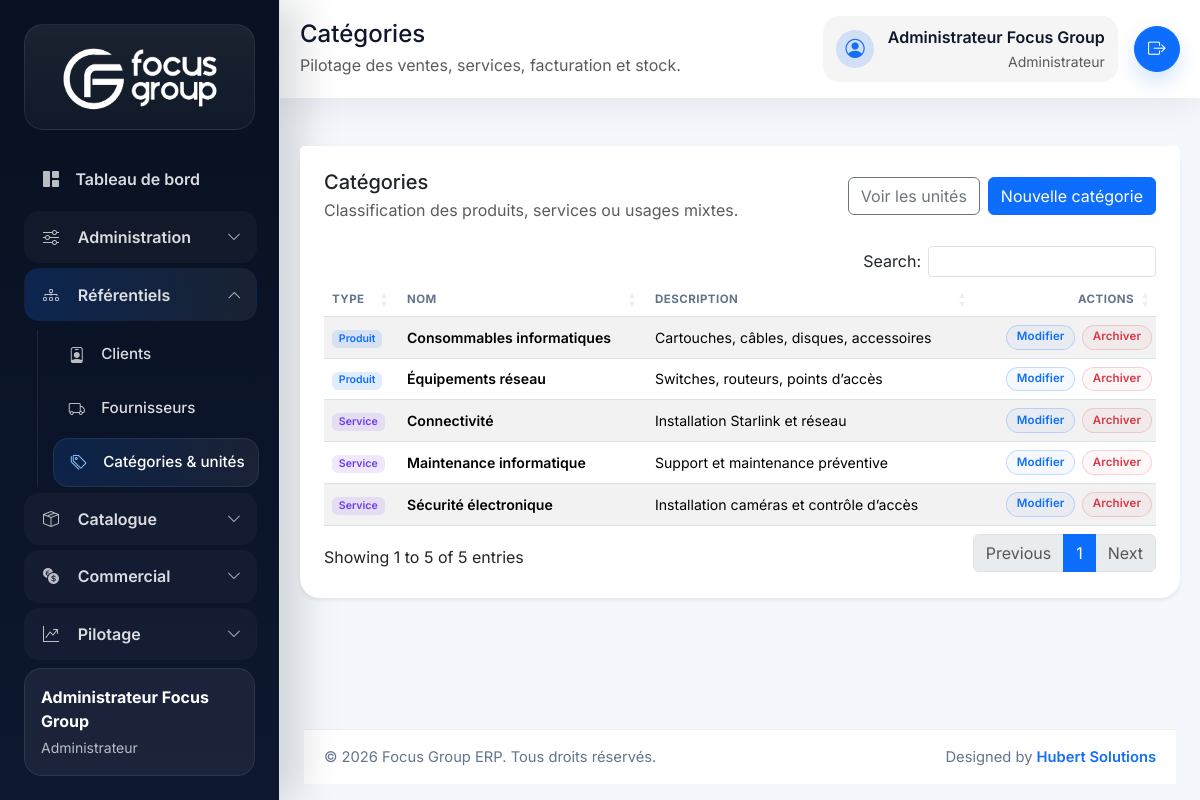
The app's page /index.php/categories (signed in) with its own data.
### tables this page shows
CREATE TABLE categories (
    id BIGINT UNSIGNED AUTO_INCREMENT PRIMARY KEY,
    type ENUM('product', 'service', 'mixed') NOT NULL DEFAULT 'product',
    name VARCHAR(120) NOT NULL,
    description VARCHAR(255) NULL,
    deleted_at DATETIME NULL,
    created_at DATETIME NOT NULL DEFAULT CURRENT_TIMESTAMP,
    updated_at DATETIME NOT NULL DEFAULT CURRENT_TIMESTAMP ON UPDATE CURRENT_TIMESTAMP,
    UNIQUE KEY uq_categories_type_name (type, name)
);

### app/Core/Controller.php (called while the page is built, shortened)
<?php
class Controller
{
    public function render(string $view, array $data = [], string $layout = 'app'): void
    {
        extract($data, EXTR_SKIP);
        $viewFile = view_path($view);
        require $viewFile;
    }
}

### app/Controllers/CategoryController.php (called while the page is built, shortened)
<?php
final class CategoryController extends Controller
{
    public function index(): void
    {
        $this->render('categories.index', [
            'pageTitle' => 'Catégories',
            'categories' => (new Category())->all(),
        ]);
    }
}

### app/Core/Router.php (called while the page is built, shortened)
<?php
final class Router
{
    private array $routes = [];
    private function addRoute(string $method, string $uri, array $action, array $middleware = []): void
    {
        $this->routes[$method][$this->normalizePath($uri)] = [
            'action' => $action,
            'middleware' => $middleware,
        ];
    }
    public function dispatch(string $method, string $uri): void
    {
        $path = $this->normalizeRequestUri($uri);
        $route = $this->routes[$method][$path] ?? null;
        try {
            [$controllerClass, $controllerMethod] = $route['action'];
            $controller = new $controllerClass();
            $controller->{$controllerMethod}();
        } catch (Throwable $throwable) {
            http_response_code(500);
            $this->renderError(500, 'Erreur interne', $throwable->getMessage());
        }
    }
    private function normalizeRequestUri(string $uri): string
    {
        $path = parse_url($uri, PHP_URL_PATH) ?: '/';
        if ($path === '/index.php') {
            $path = '/';
        } elseif (str_starts_with($path, '/index.php/')) {
            $path = substr($path, strlen('/index.php')) ?: '/';
        }
        return $this->normalizePath($path);
    }
    private function normalizePath(string $path): string
    {
        $path = '/' . trim($path, '/');
        return $path === '//' ? '/' : (rtrim($path, '/') ?: '/');
    }
}

### index.php (called while the page is built, shortened)
<?php
$appConfig = require __DIR__ . '/config/app.php';
if (($appConfig['base_url'] ?? '') === '') {
    $scriptName = str_replace('\\', '/', (string) ($_SERVER['SCRIPT_NAME'] ?? ''));
    $basePath = str_replace('\\', '/', dirname($scriptName));
    $appConfig['base_url'] = $basePath === '/' || $basePath === '.' ? '' : rtrim($basePath, '/');
}
$GLOBALS['config'] = [
    'app' => $appConfig,
    'database' => file_exists(__DIR__ . '/config/database.local.php')
        ? require __DIR__ . '/config/database.local.php'
        : require __DIR__ . '/config/database.php',
];
require __DIR__ . '/app/Helpers/functions.php';
spl_autoload_register(static function (string $class): void {
    $prefix = 'App\\';
    $baseDir = __DIR__ . '/app/';
    $relativeClass = substr($class, strlen($prefix));
    $file = $baseDir . str_replace('\\', '/', $relativeClass) . '.php';
});
$router = new Router();
$router->dispatch($_SERVER['REQUEST_METHOD'] ?? 'GET', $_SERVER['REQUEST_URI'] ?? '/');

### app/Helpers/functions.php (called while the page is built, shortened)
<?php
if (!function_exists('config')) {
    function config(?string $key = null, mixed $default = null): mixed
    {
        $config = $GLOBALS['config'] ?? [];
        $segments = explode('.', $key);
        $value = $config;
        foreach ($segments as $segment) {
            $value = $value[$segment];
        }
        return $value;
    }
}
if (!function_exists('url')) {
    function url(string $path = ''): string
    {
        $baseUrl = rtrim((string) config('app.base_url', ''), '/');
        $path = '/' . ltrim($path, '/');
        $routePrefix = rtrim((string) config('app.route_prefix', ''), '/');
        if (str_starts_with($path, '/public/')) {
            return ($baseUrl === '' ? '' : $baseUrl) . $path;
        }
        $prefix = $routePrefix === '' ? '' : $routePrefix;
        return ($baseUrl === '' ? '' : $baseUrl) . $prefix . $path;
    }
}
if (!function_exists('e')) {
    function e(?string $value): string
    {
        return htmlspecialchars((string) $value, ENT_QUOTES, 'UTF-8');
    }
}
if (!function_exists('category_type_badge_class')) {
    function category_type_badge_class(?string $type): string
    {
        return match (strtolower(trim((string) $type))) {
            'product' => 'badge-category badge-category-product',
            'service' => 'badge-category badge-category-service',
            'mixed' => 'badge-category badge-category-mixed',
            default => 'badge-category badge-category-default',
        };
    }
}
if (!function_exists('category_type_label')) {
    function category_type_label(?string $type): string
    {
        return match (strtolower(trim((string) $type))) {
            'product' => 'Produit',
            'service' => 'Service',
            'mixed' => 'Mixte',
            default => ucfirst(str_replace('_', ' ', trim((string) $type))),
        };
    }
}
if (!function_exists('user_has_role')) {
    function user_has_role(array|string $roles): bool
    {
        return Auth::hasRole($roles);
    }
}
if (!function_exists('user_is_admin')) {
    function user_is_admin(): bool
    {
        return user_has_role('administrateur');
    }
}

### app/Core/Model.php (called while the page is built, shortened)
<?php
abstract class Model
{
    public function __construct()
    {
        $this->db = Database::connection();
    }
}

### app/Core/Database.php (called while the page is built, shortened)
<?php
final class Database
{
    private static ?PDO $connection = null;
    public static function connection(): PDO
    {
        $config = config('database');
        $dsn = sprintf(
            'mysql:host=%s;port=%s;dbname=%s;charset=%s',
            $config['host'],
            $config['port'],
            $config['dbname'],
            $config['charset']
        );
        try {
            self::$connection = new PDO($dsn, $config['username'], $config['password'], $config['options']);
        } catch (PDOException $exception) {
            throw new RuntimeException('Connexion MySQL impossible : ' . $exception->getMessage());
        }
        return self::$connection;
    }
}

### app/Models/Category.php (called while the page is built, shortened)
<?php
final class Category extends Model
{
    public function all(): array
    {
        $statement = $this->db->query('SELECT * FROM categories WHERE deleted_at IS NULL ORDER BY type ASC, name ASC');
        return $statement->fetchAll();
    }
}

### app/Core/Session.php (called while the page is built, shortened)
<?php
final class Session
{
    public static function get(string $key, mixed $default = null): mixed
    {
        $segments = explode('.', $key);
        $value = $_SESSION;
        foreach ($segments as $segment) {
            $value = $value[$segment];
        }
        return $value;
    }
}

### app/Core/Auth.php (called while the page is built, shortened)
<?php
final class Auth
{
    public static function user(): ?array
    {
        $user = Session::get('auth.user');
        return is_array($user) ? $user : null;
    }
    public static function hasRole(array|string $roles): bool
    {
        $roles = (array) $roles;
        $currentRole = self::user()['role_code'] ?? null;
        return $currentRole !== null && in_array($currentRole, $roles, true);
    }
}

### app/Views/categories/index.php (the view, shortened to what this page needs)
<div class="card border-0 shadow-sm mb-4">
    <div class="card-header bg-white border-0 pt-4 px-4 d-flex justify-content-between align-items-center">
        <div>
            <h3 class="h5 mb-1">Catégories</h3>
            <p class="text-muted mb-0">Classification des produits, services ou usages mixtes.</p>
        </div>
        <div class="d-flex gap-2">
            <a href="<?= e(url('/units')); ?>" class="btn btn-outline-secondary">Voir les unités</a>
            <a href="<?= e(url('/categories/create')); ?>" class="btn btn-primary">Nouvelle catégorie</a>
        </div>
    </div>
    <div class="card-body px-4 pb-4">
        <div class="table-responsive">
            <table class="table table-striped align-middle js-datatable">
                <thead>
                    <tr>
                        <th>Type</th>
                        <th>Nom</th>
                        <th data-mobile-hidden="true">Description</th>
                        <th class="text-end">Actions</th>
                    </tr>
                </thead>
                <tbody>
                    <?php foreach ($categories as $category): ?>
                        <tr>
                            <td><span class="badge <?= e(category_type_badge_class($category['type'])); ?>"><?= e(category_type_label($category['type'])); ?></span></td>
                            <td class="fw-semibold"><?= e($category['name']); ?></td>
                            <td><?= e($category['description'] ?: '—'); ?></td>
                            <td class="text-end">
                                <?php if (user_is_admin()): ?>
                                    <div class="table-actions">
                                        <a href="<?= e(url('/categories/edit?id=' . $category['id'])); ?>" class="btn btn-sm btn-outline-primary table-action-btn">Modifier</a>
                                        <form method="post" action="<?= e(url('/categories/delete')); ?>" onsubmit="return confirm('Archiver cette catégorie ?');">
                                            <button type="submit" class="btn btn-sm btn-outline-danger table-action-btn">Archiver</button>
                                        </form>
                                    </div>
                                <?php else: ?>
                                    <span class="text-muted small">Lecture seule</span>
                                <?php endif; ?>
                            </td>
                        </tr>
                    <?php endforeach; ?>
                </tbody>
            </table>
        </div>
    </div>
</div>

### public/assets/css/app.css (style rules this page uses)
:root { --fg-primary: #156ff3; --fg-primary-dark: #0c56c9; --fg-primary-soft: rgba(21, 111, 243, 0.16); --fg-dark: #0f172a; --fg-muted: #64748b; --fg-soft: #f8fafc; --fg-sidebar: #08111f; --fg-sidebar-soft: #0f1d36; }
body { font-family: 'Inter', sans-serif; background: #f4f7fb; color: var(--fg-dark); }
.card { border-radius: 1.25rem; }
.table thead th { color: var(--fg-muted); font-size: 0.72rem; text-transform: uppercase; letter-spacing: 0.04em; }
.table tbody td { vertical-align: middle; font-size: 0.88rem; line-height: 1.35; }
.badge-category, .badge-payment, .badge-module, .badge-unit { font-weight: 600; }
.badge-category-product, .badge-module-products, .badge-unit { background: rgba(13, 110, 253, 0.12); color: #0d6efd; }
.badge-category-service, .badge-module-services, .badge-module-payments, .badge-payment-card { background: rgba(139, 92, 246, 0.14); color: #6d3ee8; }
.table-actions { display: inline-flex; align-items: center; justify-content: flex-end; flex-wrap: wrap; gap: 0.4rem; }
.table-action-btn { padding: 0.28rem 0.62rem; border-radius: 999px; font-size: 0.72rem; font-weight: 600; line-height: 1.2; letter-spacing: 0.01em; box-shadow: none !important; }
.table-action-btn.btn-outline-primary { color: #0d6efd; border-color: rgba(13, 110, 253, 0.22); background: rgba(13, 110, 253, 0.04); }
.table-action-btn.btn-outline-danger { color: #dc3545; border-color: rgba(220, 53, 69, 0.2); background: rgba(220, 53, 69, 0.04); }

### records on screen
categories: type "Produit", name "Consommables informatiques", description "Cartouches, câbles, disques, accessoires"
categories: type "Produit", name "Équipements réseau", description "Switches, routeurs, points d’accès"
categories: type "Service", name "Connectivité", description "Installation Starlink et réseau"
categories: type "Service", name "Maintenance informatique", description "Support et maintenance préventive"
categories: type "Service", name "Sécurité électronique", description "Installation caméras et contrôle d’accès"

### other values on screen
$currentUser['full_name'] "Administrateur Focus Group"
$currentUser['role_name'] "Administrateur"
$pageTitle "Catégories"
app_scope_description() "Pilotage des ventes, services, facturation et stock."
config('app.name') "Focus Group ERP"
